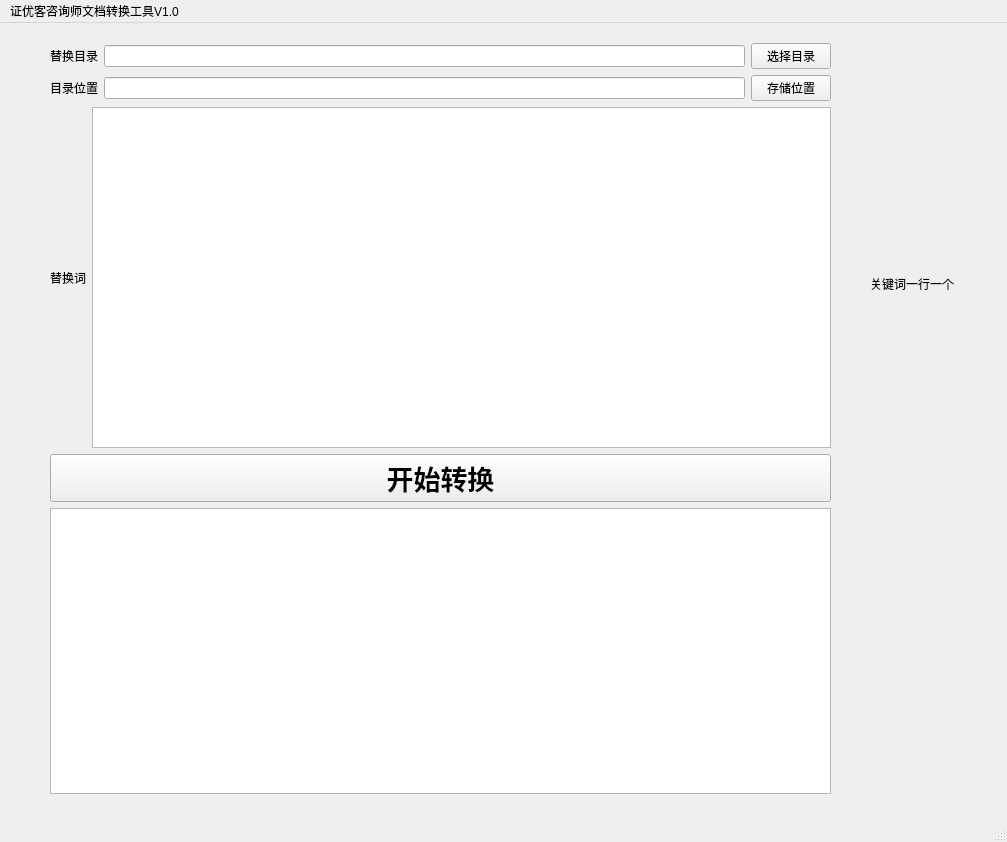
<?xml version="1.0" encoding="UTF-8"?>
<ui version="4.0">
 <class>MainWindow</class>
 <widget class="QMainWindow" name="MainWindow">
  <property name="geometry">
   <rect>
    <x>0</x>
    <y>0</y>
    <width>1007</width>
    <height>842</height>
   </rect>
  </property>
  <property name="windowTitle">
   <string>MainWindow</string>
  </property>
  <widget class="QWidget" name="centralwidget">
   <widget class="QLabel" name="label_4">
    <property name="geometry">
     <rect>
      <x>870</x>
      <y>250</y>
      <width>121</width>
      <height>21</height>
     </rect>
    </property>
    <property name="text">
     <string>关键词一行一个</string>
    </property>
   </widget>
   <widget class="QWidget" name="">
    <property name="geometry">
     <rect>
      <x>50</x>
      <y>20</y>
      <width>781</width>
      <height>751</height>
     </rect>
    </property>
    <layout class="QVBoxLayout" name="verticalLayout_2">
     <item>
      <layout class="QGridLayout" name="gridLayout">
       <item row="0" column="0">
        <widget class="QLabel" name="ori_dir">
         <property name="text">
          <string>替换目录</string>
         </property>
         <property name="wordWrap">
          <bool>false</bool>
         </property>
        </widget>
       </item>
       <item row="0" column="1">
        <widget class="QLineEdit" name="ori_dir_input"/>
       </item>
       <item row="0" column="2">
        <widget class="QPushButton" name="ori_dir_btn">
         <property name="text">
          <string>选择目录</string>
         </property>
        </widget>
       </item>
       <item row="1" column="0">
        <widget class="QLabel" name="replace_dir">
         <property name="text">
          <string>目录位置</string>
         </property>
        </widget>
       </item>
       <item row="1" column="1">
        <widget class="QLineEdit" name="replace_dir_input"/>
       </item>
       <item row="1" column="2">
        <widget class="QPushButton" name="replace_dir_btn">
         <property name="text">
          <string>存储位置</string>
         </property>
        </widget>
       </item>
      </layout>
     </item>
     <item>
      <layout class="QHBoxLayout" name="horizontalLayout">
       <item>
        <widget class="QLabel" name="label_3">
         <property name="text">
          <string>替换词</string>
         </property>
        </widget>
       </item>
       <item>
        <widget class="QTextEdit" name="replace_words">
         <property name="html">
          <string>&lt;!DOCTYPE HTML PUBLIC &quot;-//W3C//DTD HTML 4.0//EN&quot; &quot;http://www.w3.org/TR/REC-html40/strict.dtd&quot;&gt;
&lt;html&gt;&lt;head&gt;&lt;meta name=&quot;qrichtext&quot; content=&quot;1&quot; /&gt;&lt;style type=&quot;text/css&quot;&gt;
p, li { white-space: pre-wrap; }
&lt;/style&gt;&lt;/head&gt;&lt;body style=&quot; font-family:'SimSun'; font-size:9pt; font-weight:400; font-style:normal;&quot;&gt;
&lt;p style=&quot;-qt-paragraph-type:empty; margin-top:0px; margin-bottom:0px; margin-left:0px; margin-right:0px; -qt-block-indent:0; text-indent:0px;&quot;&gt;&lt;br /&gt;&lt;/p&gt;&lt;/body&gt;&lt;/html&gt;</string>
         </property>
        </widget>
       </item>
      </layout>
     </item>
     <item>
      <layout class="QVBoxLayout" name="verticalLayout">
       <item>
        <widget class="QPushButton" name="start_transfer">
         <property name="font">
          <font>
           <family>Arial</family>
           <pointsize>20</pointsize>
           <weight>75</weight>
           <bold>true</bold>
          </font>
         </property>
         <property name="cursor">
          <cursorShape>OpenHandCursor</cursorShape>
         </property>
         <property name="text">
          <string>开始转换</string>
         </property>
        </widget>
       </item>
       <item>
        <widget class="QTextBrowser" name="result_display"/>
       </item>
      </layout>
     </item>
    </layout>
   </widget>
  </widget>
  <widget class="QMenuBar" name="menubar">
   <property name="geometry">
    <rect>
     <x>0</x>
     <y>0</y>
     <width>1007</width>
     <height>26</height>
    </rect>
   </property>
   <widget class="QMenu" name="menude">
    <property name="title">
     <string>证优客咨询师文档转换工具V1.0</string>
    </property>
   </widget>
   <addaction name="menude"/>
  </widget>
  <widget class="QStatusBar" name="statusbar"/>
 </widget>
 <resources/>
 <connections/>
</ui>
